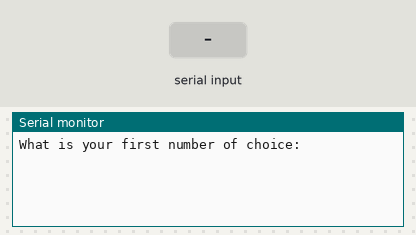
Recording of a sketch running on a simulated Arduino Uno, built with avr-gcc and run on an emulated ATmega328P. On the bench: the last lines printed to the serial monitor. Inputs (shaded band) come from the test bench.

Above: at 1.2 s.
1.3 s: "90,45\n" received over Serial
At 3.2 s:
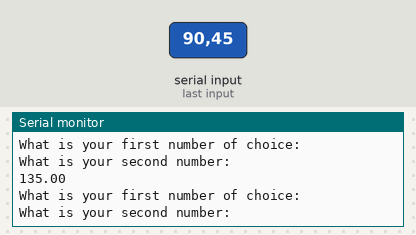
3.3 s: "30,150\n" received over Serial
At 6.1 s:
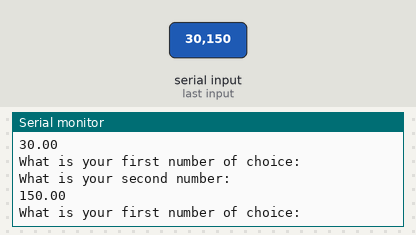

The sketch:

LilCalc.ino
```cpp
#include <LiquidCrystal.h>

int rs  = 7;
int en  = 8;
int d4 = 9;
int d5 = 10;
int d6 = 11;
int d7 = 12;
int dt = 500;
LiquidCrystal lcd (rs,en,d4,d5,d6,d7);


String firstPrompt = "What is your first number of choice: ";
float firstNum;
String secondPrompt = "What is your second number: ";
float secNum;
String opPrompt = "Choose one of the operators: '+', '-', 'x' or '/' ";
String arithOp;
float result;


void setup() {
  // put your setup code here, to run once:

  Serial.begin(9600);

}

void loop() {
  // put your main code here, to run repeatedly:

  // Receiing the irst number from the user
Serial.println(firstPrompt);
while (Serial.available()== 0 ){

}
firstNum = Serial.parseFloat();


//receiving the secomd number from the user
Serial.println(secondPrompt);
while (Serial.available()== 0 ){

}
secNum = Serial.parseFloat();

 delay(dt);
 result = firstNum + secNum;
 Serial.println(result);

//requesting the arithmetic operation to be performed on the numbers from the user
/*Serial.println(opPrompt);
while (Serial.available()== 0 ){

}
arithOp = Serial.readString();

//checking that the user inputs the right arithmetic operator provided

while(arithOp != "+" || arithOp != "-" || arithOp != "x" || arithOp != "/"){
  Serial.println("Invalid arithmetic operation, Math don't allow that");
  Serial.println(opPrompt);
while (Serial.available()== 0 ){

}
arithOp = Serial.readString();

}

// carrying out the arithmetic operation
if(arithOp == '+'){
  result = firstNum + secNum;
}

if(arithOp == '-'){
  result = firstNum - secNum;
}

if(arithOp == 'x'){
  result = firstNum * secNum;
}

if(arithOp == '/'){
  if(secNum == 0){
    Serial.println("Math Error");
  }
  result = firstNum / secNum;
}

Serial.println(result);
delay(dt);
*/
}
```

Measured:
- after the input at 1.3 s, the serial monitor: prints a new line at once (image 1)
- after the input at 3.3 s, the serial monitor: prints a new line after 0.50 s (image 2)
